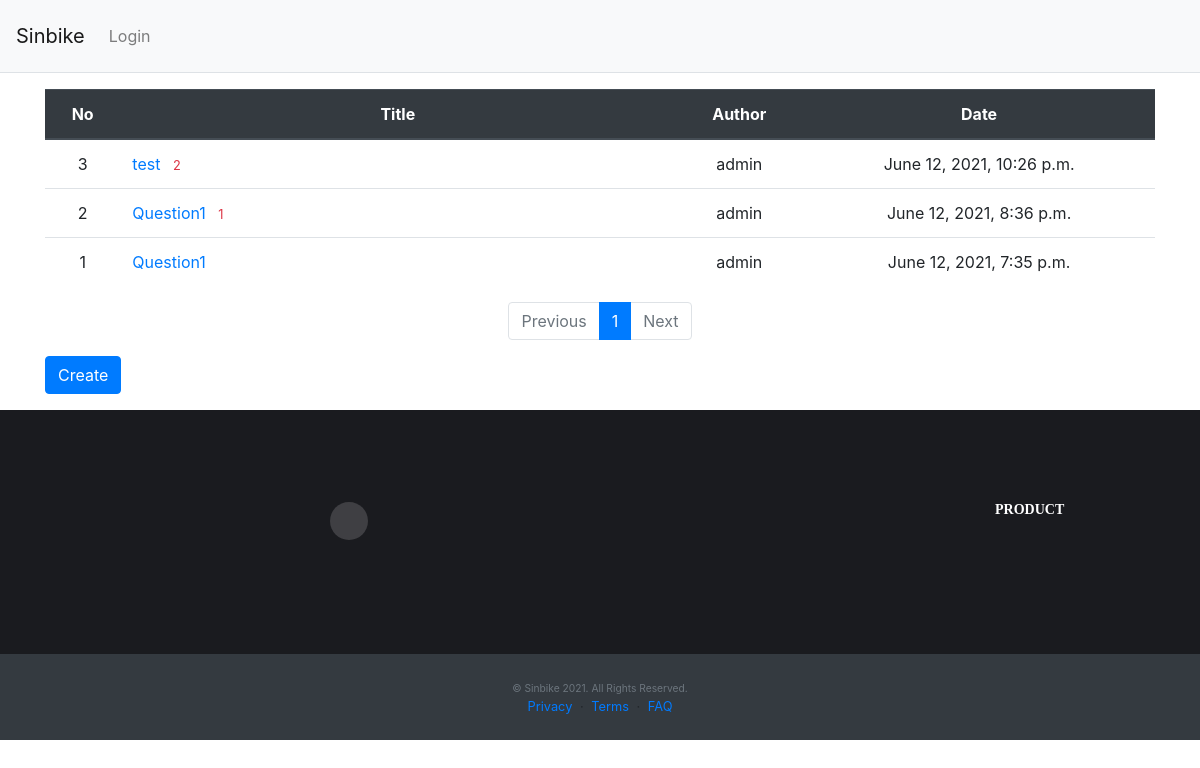
/support/, run on the app's committed database.
### sinbike_CX/models.py (models this page shows)
class Question(models.Model):
    subject = models.CharField(max_length=200)
    content = models.TextField()
    create_date = models.DateTimeField()
    author = models.ForeignKey(User, on_delete=models.CASCADE)
    modify_date = models.DateTimeField(null=True, blank=True)

### sinbike_CX/views.py (the view)
# urls.py: path('', views.main, name='main'),
def main(request):
    page = request.GET.get('page', '1')
    question_list = Question.objects.order_by('-create_date')
    paginator = Paginator(question_list, 10)
    page_obj = paginator.get_page(page)
    context = {'question_list': page_obj}
    return render(request, 'sinbike_CX/question_list.html', context)

### sinbike_CX/templatetags/filter.py (called while the page is built)
@register.filter
def sub(value, arg):
    return value - arg

### templates/sinbike_CX/question_list.html (shortened to what this page needs)
{% extends 'base.html' %}
{% load filter %}
{% load static %}
{% block content %}
<div class="container my-3">
    <table class="table">
        <thead>
        <tr class="text-center thead-dark">
            <th>No</th>
            <th style="width:50%">Title</th>
            <th>Author</th>
            <th>Date</th>
        </tr>
        </thead>
        <tbody>
        {% if question_list %}
        {% for question in question_list %}
        <tr class="text-center">
            <td>{{ question_list.paginator.count|sub:question_list.start_index|sub:forloop.counter0|add:1 }}</td>
            <td class="text-left">
                <a href="{% url 'support:detail' question.id %}">{{ question.subject }}</a>
                {% if question.answer_set.count > 0 %}
                <span class="text-danger small ml-2">{{ question.answer_set.count }}</span>
                {% endif %}
            </td>
            <td>{{ question.author.username }}</td>
            <td>{{ question.create_date }}</td>
        </tr>
        {% endfor %}
        {% else %}
        <tr>
            <td colspan="3">No Questions.</td>
        </tr>
        {% endif %}
        </tbody>
    </table>
    <ul class="pagination justify-content-center">
        {% if question_list.has_previous %}
        <li class="page-item">
            <a class="page-link" href="?page={{ question_list.previous_page_number }}">Previous</a>
        </li>
        {% else %}
        <li class="page-item disabled">
            <a class="page-link" tabindex="-1" aria-disabled="true" href="#">Previous</a>
        </li>
        {% endif %}
        {% for page_number in question_list.paginator.page_range %}
        {% if page_number >= question_list.number|add:-5 and page_number <= question_list.number|add:5 %}
            {% if page_number == question_list.number %}
            <li class="page-item active" aria-current="page">
                <a class="page-link" href="?page={{ page_number }}">{{ page_number }}</a>
            </li>
            {% else %}
            <li class="page-item">
                <a class="page-link" href="?page={{ page_number }}">{{ page_number }}</a>
            </li>
            {% endif %}
        {% endif %}
        {% endfor %}
        {% if question_list.has_next %}
        <li class="page-item">
            <a class="page-link" href="?page={{ question_list.next_page_number }}">Next</a>
        </li>
        {% else %}
        <li class="page-item disabled">
            <a class="page-link" tabindex="-1" aria-disabled="true" href="#">Next</a>
        </li>
        {% endif %}
    </ul>
    <a href="{% url 'support:question_create' %}" class="btn btn-primary">Create</a>
</div>
{% endblock %}

### templates/base.html (shortened to what this page needs)
{% load static %}
<!doctype html>
<html lang="en">
    <head>
        <link rel="stylesheet" type="text/css" href="{% static 'bootstrap.min.css' %}">
        <link rel="stylesheet" type="text/css" href="{% static 'style.css' %}">
        <link rel="stylesheet" type="text/css" href="{% static 'main.css' %}">
    </head>
    <body>
        {% include "navbar.html" %}
        {% block content %}
        {% endblock %}
    </body>
    <footer>
        <div class="footer-main">
            <div class="container">
                <div class="row">
                    <div class="col-lg-4 col-md-12 m-md-auto align-self-center">
                        <div class="block">
                            <ul class="social-icon list-inline">
                                <li class="list-inline-item">
                                    <a href="#"></a>
                                </li>
                            </ul>
                        </div>
                    </div>
                    <div class="col-lg-2 col-md-3 col-6 mt-5 mt-lg-0">
                        <div class="block-2">
                            <h6>Product</h6>
                        </div>
                    </div>
                </div>
            </div>
        </div>
        <div class="text-center bg-dark py-4 small">
                <small class="text-secondary">&copy; Sinbike 2021. All Rights Reserved.</small class="
                    text-secondary">
            <div>
                <a href="#!">Privacy</a>
                <span class="mx-1">&middot;</span>
                <a href="#!">Terms</a>
                <span class="mx-1">&middot;</span>
                <a href="#!">FAQ</a>
            </div>
        </div>
    </footer>
</html>

### templates/navbar.html
<nav class="navbar navbar-expand-lg navbar-light bg-light border-bottom">
    <a class="navbar-brand" href="{% url 'home' %}">Sinbike</a>
    <span class="navbar-text">
        <ul class="navbar-nav">
            <li class="nav-item">
                {% if user.is_authenticated %}
                <a class="nav-link" href="{% url 'common:logout' %}">{{ user.username }} (Logout)</a>
                {% else %}
                <a class="nav-link" href="{% url 'common:login' %}">Login</a>
                {% endif %}
            </li>
        </ul>
    </span>
</nav>

### static/style.css (style rules this page uses)
.container { width: 100%; padding-right: 15px; padding-left: 15px; margin-right: auto; margin-left: auto; }
body { margin: 0; font-family: -apple-system,BlinkMacSystemFont,"Segoe UI",Roboto,"Helvetica Neue",Arial,"Noto Sans",sans-serif,"Apple Color Emoji","Segoe UI Emoji","Segoe UI Symbol","Noto Color Emoji"; font-size: 1rem; font-weight: 400; line-height: 1.5; color: #212529; text-align: left; background-color: #fff; }

### static/main.css (style rules this page uses)
h1, h2, h3, h4, h5, h6 { font-family: "Playfair Display", Georgia, "Times New Roman", serif; }
.border-bottom { border-bottom: 1px solid #e5e5e5; }
.footer-main { padding: 92px 0; background: #1a1b1f; }
.footer-main .block ul.social-icon li a { text-decoration: none; display:block; width:38px; height: 38px; border-radius: 100%; background: #3f3f43; color: #fff; text-align: center; line-height: 38px; }
.footer-main .block-2 h6 { font-weight: bold; font-size: 14px; text-transform: uppercase; color: #fff; margin-bottom:25px; }

### data on the page
Question: paginator.count|sub "3", subject "test", answer_set.count "2", author.username "admin", create_date "June 12, 2021, 10:26 p.m."
Question: paginator.count|sub "2", subject "Question1", answer_set.count "1", author.username "admin", create_date "June 12, 2021, 8:36 p.m."
Question: paginator.count|sub "1", subject "Question1", author.username "admin", create_date "June 12, 2021, 7:35 p.m."

### other printed values
{{ page_number }} "1"
